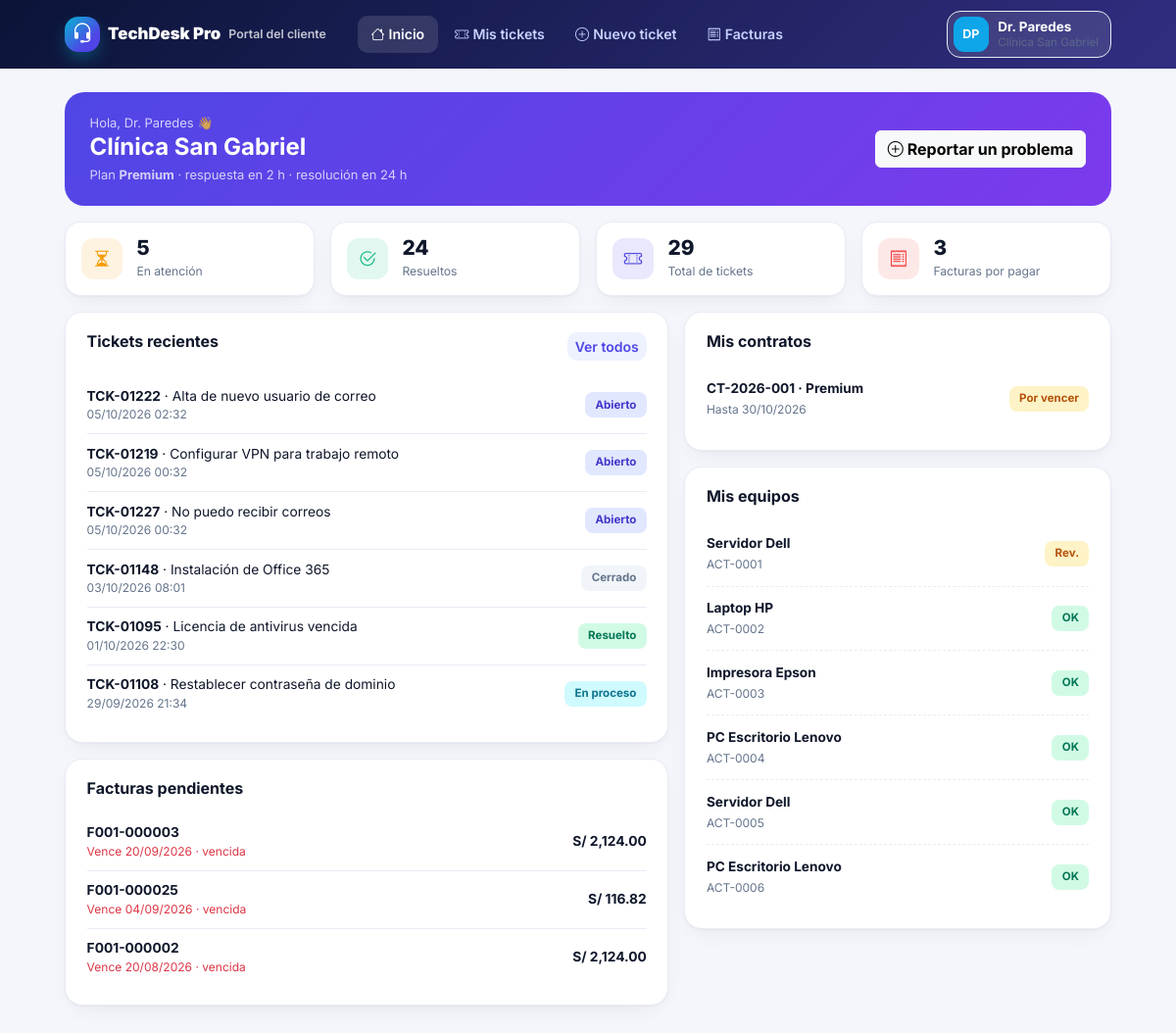
Screenshot of /portal (signed in) with the database file from the repository.
### tables this page shows
CREATE TABLE IF NOT EXISTS `clientes` (
  `id` int unsigned NOT NULL AUTO_INCREMENT,
  `razon_social` varchar(150) NOT NULL,
  `ruc` varchar(15) DEFAULT NULL,
  `rubro` varchar(80) DEFAULT NULL,
  `direccion` varchar(200) DEFAULT NULL,
  `telefono` varchar(25) DEFAULT NULL,
  `email` varchar(120) DEFAULT NULL,
  `contacto` varchar(100) DEFAULT NULL,
  `estado` tinyint(1) NOT NULL DEFAULT '1',
  `created_at` timestamp NULL DEFAULT CURRENT_TIMESTAMP,
  PRIMARY KEY (`id`)
);

CREATE TABLE IF NOT EXISTS `contratos` (
  `id` int unsigned NOT NULL AUTO_INCREMENT,
  `cliente_id` int unsigned NOT NULL,
  `codigo` varchar(20) NOT NULL,
  `plan` enum('Básico','Business','Premium') NOT NULL DEFAULT 'Básico',
  `sla_respuesta_horas` smallint NOT NULL DEFAULT '8',
  `sla_resolucion_horas` smallint NOT NULL DEFAULT '48',
  `fecha_inicio` date NOT NULL,
  `fecha_fin` date NOT NULL,
  `monto_mensual` decimal(10,2) NOT NULL DEFAULT '0.00',
  `estado` enum('vigente','por_vencer','vencido') NOT NULL DEFAULT 'vigente',
  PRIMARY KEY (`id`),
  UNIQUE KEY `codigo` (`codigo`),
  KEY `cliente_id` (`cliente_id`),
  CONSTRAINT `contratos_ibfk_1` FOREIGN KEY (`cliente_id`) REFERENCES `clientes` (`id`)
);

CREATE TABLE IF NOT EXISTS `tickets` (
  `id` int unsigned NOT NULL AUTO_INCREMENT,
  `codigo` varchar(20) NOT NULL,
  `cliente_id` int unsigned NOT NULL,
  `activo_id` int unsigned DEFAULT NULL,
  `categoria_id` tinyint unsigned NOT NULL,
  `asunto` varchar(180) NOT NULL,
  `descripcion` text,
  `prioridad` enum('baja','media','alta','critica') NOT NULL DEFAULT 'media',
  `estado` enum('abierto','en_proceso','pendiente','resuelto','cerrado') NOT NULL DEFAULT 'abierto',
  `canal` enum('web','correo','telefono','whatsapp','presencial') NOT NULL DEFAULT 'web',
  `tecnico_id` int unsigned DEFAULT NULL,
  `creado_por` int unsigned DEFAULT NULL,
  `fecha_limite` datetime DEFAULT NULL,
  `resuelto_at` datetime DEFAULT NULL,
  `created_at` datetime NOT NULL DEFAULT CURRENT_TIMESTAMP,
  `updated_at` datetime NOT NULL DEFAULT CURRENT_TIMESTAMP ON UPDATE CURRENT_TIMESTAMP,
  PRIMARY KEY (`id`),
  UNIQUE KEY `codigo` (`codigo`),
  KEY `idx_estado` (`estado`),
  KEY `idx_created` (`created_at`),
  KEY `cliente_id` (`cliente_id`),
  KEY `categoria_id` (`categoria_id`),
  KEY `tecnico_id` (`tecnico_id`),
  KEY `activo_id` (`activo_id`),
  CONSTRAINT `tickets_ibfk_1` FOREIGN KEY (`cliente_id`) REFERENCES `clientes` (`id`),
  CONSTRAINT `tickets_ibfk_2` FOREIGN KEY (`categoria_id`) REFERENCES `categorias` (`id`),
  CONSTRAINT `tickets_ibfk_3` FOREIGN KEY (`tecnico_id`) REFERENCES `usuarios` (`id`) ON DELETE SET NULL,
  CONSTRAINT `tickets_ibfk_4` FOREIGN KEY (`activo_id`) REFERENCES `activos` (`id`) ON DELETE SET NULL
);

CREATE TABLE IF NOT EXISTS `fac_comprobantes` (
  `id` int unsigned NOT NULL AUTO_INCREMENT,
  `tipo` enum('factura','boleta','recibo') NOT NULL DEFAULT 'factura',
  `serie` varchar(6) NOT NULL,
  `numero` int unsigned NOT NULL,
  `codigo` varchar(20) NOT NULL,
  `cliente_id` int unsigned NOT NULL,
  `concepto` enum('mensualidad','servicio','equipos','otro') NOT NULL DEFAULT 'servicio',
  `contrato_id` int unsigned DEFAULT NULL,
  `orden_id` int unsigned DEFAULT NULL,
  `cotizacion_id` int unsigned DEFAULT NULL,
  `periodo` char(7) DEFAULT NULL,
  `fecha_emision` date NOT NULL,
  `fecha_vencimiento` date NOT NULL,
  `igv_pct` decimal(5,2) NOT NULL DEFAULT '18.00',
  `subtotal` decimal(12,2) NOT NULL DEFAULT '0.00',
  `igv` decimal(12,2) NOT NULL DEFAULT '0.00',
  `total` decimal(12,2) NOT NULL DEFAULT '0.00',
  `pagado` decimal(12,2) NOT NULL DEFAULT '0.00',
  `estado` enum('emitida','pagada','anulada') NOT NULL DEFAULT 'emitida',
  `motivo_anulacion` varchar(200) DEFAULT NULL,
  `notas` varchar(500) DEFAULT NULL,
  `creado_por` int unsigned DEFAULT NULL,
  `created_at` timestamp NULL DEFAULT CURRENT_TIMESTAMP,
  PRIMARY KEY (`id`),
  UNIQUE KEY `codigo` (`codigo`),
  UNIQUE KEY `uq_serie_num` (`serie`,`numero`),
  KEY `idx_fac_cli` (`cliente_id`),
  KEY `idx_fac_est` (`estado`,`fecha_vencimiento`),
  CONSTRAINT `fac_comprobantes_ibfk_1` FOREIGN KEY (`cliente_id`) REFERENCES `clientes` (`id`)
);

CREATE TABLE IF NOT EXISTS `activos` (
  `id` int unsigned NOT NULL AUTO_INCREMENT,
  `cliente_id` int unsigned NOT NULL,
  `codigo` varchar(20) NOT NULL,
  `tipo` varchar(40) NOT NULL,
  `marca` varchar(40) DEFAULT NULL,
  `modelo` varchar(60) DEFAULT NULL,
  `serie` varchar(60) DEFAULT NULL,
  `ubicacion` varchar(100) DEFAULT NULL,
  `fecha_compra` date DEFAULT NULL,
  `garantia_hasta` date DEFAULT NULL,
  `estado` enum('operativo','en_reparacion','baja') NOT NULL DEFAULT 'operativo',
  PRIMARY KEY (`id`),
  UNIQUE KEY `codigo` (`codigo`),
  KEY `cliente_id` (`cliente_id`),
  CONSTRAINT `activos_ibfk_1` FOREIGN KEY (`cliente_id`) REFERENCES `clientes` (`id`)
);

### app/views/portal/index.php (the view)
<?php $sla = null; foreach ($contratos as $ct) if ($ct['estado'] !== 'vencido') { $sla = $ct; break; } ?>
<div class="pt-hero mb-3 d-flex flex-wrap align-items-center gap-3 justify-content-between">
  <div><div class="opacity-75 small">Hola, <?= e($u['nombre']) ?> 👋</div><h2 class="m-0 fw-bold" style="font-size:1.5rem"><?= e($cli['razon_social']) ?></h2>
    <div class="opacity-75 small mt-1"><?= $sla ? 'Plan <b>' . e($sla['plan']) . '</b> · respuesta en ' . (int)$sla['sla_respuesta_horas'] . ' h · resolución en ' . (int)$sla['sla_resolucion_horas'] . ' h' : 'Sin contrato de soporte vigente' ?></div></div>
  <a href="<?= url('portal/nuevo') ?>" class="btn btn-light fw-bold"><i class="bi bi-plus-circle me-1"></i>Reportar un problema</a></div>
<div class="row g-3 mb-3">
  <?php foreach ([['En atención', (int)$k['abiertos'], 'bi-hourglass-split', '#f59e0b', 'portal/tickets?estado=abiertos'], ['Resueltos', (int)$k['resueltos'], 'bi-check2-circle', '#10b981', 'portal/tickets?estado=resueltos'], ['Total de tickets', (int)$k['total'], 'bi-ticket-perforated', '#4f46e5', 'portal/tickets'], ['Facturas por pagar', count($pendientes), 'bi-receipt', '#ef4444', 'portal/facturas']] as $s): ?>
  <div class="col-6 col-lg-3"><a href="<?= url($s[4]) ?>" class="stat-mini text-decoration-none text-reset"><span class="ic" style="background:<?= $s[3] ?>1f;color:<?= $s[3] ?>"><i class="bi <?= $s[2] ?>"></i></span><div><b><?= $s[1] ?></b><span><?= $s[0] ?></span></div></a></div>
  <?php endforeach; ?></div>
<div class="row g-3">
  <div class="col-lg-7"><div class="card-ui mb-3"><div class="card-head"><div><h6>Tickets recientes</h6></div><a href="<?= url('portal/tickets') ?>" class="btn btn-soft btn-sm">Ver todos</a></div>
    <?php foreach ($recientes as $t): ?><a href="<?= url('portal/ticket/' . $t['id']) ?>" class="mini-row"><div><b><?= e($t['codigo']) ?></b> · <?= e(mb_strimwidth($t['asunto'], 0, 48, '…')) ?><small class="d-block text-muted"><?= fdate($t['created_at'], 'd/m/Y H:i') ?></small></div><?= estado_pill($t['estado']) ?></a><?php endforeach; if (!$recientes): ?><p class="text-muted small mb-0">Aún no has reportado tickets.</p><?php endif; ?></div>
    <?php if ($pendientes): ?><div class="card-ui"><div class="card-head"><div><h6>Facturas pendientes</h6></div></div><?php foreach ($pendientes as $f): ?><a href="<?= url('portal/comprobante/' . $f['id']) ?>" target="_blank" class="mini-row"><div><b><?= e($f['codigo']) ?></b><small class="d-block <?= $f['vencida'] ? 'text-danger' : 'text-muted' ?>">Vence <?= fdate($f['fecha_vencimiento']) ?><?= $f['vencida'] ? ' · vencida' : '' ?></small></div><b><?= money($f['saldo']) ?></b></a><?php endforeach; ?></div><?php endif; ?></div>
  <div class="col-lg-5"><div class="card-ui mb-3"><div class="card-head"><div><h6>Mis contratos</h6></div></div>
    <?php foreach ($contratos as $c): ?><div class="alert-row"><div><b><?= e($c['codigo']) ?> · <?= e($c['plan']) ?></b><small>Hasta <?= fdate($c['fecha_fin']) ?></small></div><?= $c['estado'] === 'vencido' ? pill('Vencido', 'danger') : ($c['estado'] === 'por_vencer' ? pill('Por vencer', 'warning') : pill('Vigente', 'success')) ?></div><?php endforeach; if (!$contratos) echo '<p class="text-muted small mb-0">Sin contratos.</p>'; ?></div>
    <div class="card-ui"><div class="card-head"><div><h6>Mis equipos</h6></div></div>
    <?php foreach ($equipos as $a): ?><div class="alert-row"><div><b><?= e($a['tipo'] . ' ' . $a['marca']) ?></b><small><?= e($a['codigo']) ?></small></div><?= $a['estado'] === 'operativo' ? pill('OK', 'success') : pill('Rev.', 'warning') ?></div><?php endforeach; if (!$equipos) echo '<p class="text-muted small mb-0">Sin equipos registrados.</p>'; ?></div></div></div>

### core/helpers.php (shortened to what the rows shown need)
<?php
function e($v): string { return htmlspecialchars((string)$v, ENT_QUOTES, 'UTF-8'); }
function url(string $p = ''): string { return BASE_URL . '/' . ltrim($p, '/'); }
function asset(string $p): string { return BASE_URL . '/assets/' . ltrim($p, '/'); }
function iniciales(string $n): string {
    $p = preg_split('/\s+/', trim($n)); $i = mb_substr($p[0] ?? '', 0, 1);
    if (count($p) > 1) $i .= mb_substr(end($p), 0, 1);
    return mb_strtoupper($i);
}
function pill(string $text, string $class = 'muted'): string { return '<span class="pill pill-' . e($class) . '">' . e($text) . '</span>'; }
function fdate($d, ?string $fmt = null): string { return $d ? date($fmt ?? cfg('formato_fecha', 'd/m/Y'), strtotime($d)) : '—'; }
function fmt_cfg(): array
{
    static $f = null;
    if ($f === null) {
        $dm = cfg('sep_decimal', '.'); $mi = cfg('sep_miles', ',');
        $f = ['simbolo' => cfg('moneda_simbolo', 'S/'), 'codigo' => cfg('moneda_codigo', 'PEN'), 'pos' => cfg('moneda_pos', 'antes'), 'espacio' => cfg('moneda_espacio', '1') === '1',
              'dec' => max(0, min(4, (int)cfg('moneda_decimales', '2'))), 'sd' => $dm, 'sm' => $mi];
    }
    return $f;
}
function num($n, ?int $dec = null): string { $f = fmt_cfg(); return number_format((float)$n, $dec ?? $f['dec'], $f['sd'], $f['sm']); }
function money($n, ?int $dec = null): string
{
    $f = fmt_cfg(); $v = num($n, $dec); $sp = $f['espacio'] ? "\u{00A0}" : '';
    return $f['pos'] === 'despues' ? $v . $sp . $f['simbolo'] : $f['simbolo'] . $sp . $v;
}
function logo_url(): ?string { return cfg('empresa_logo_ver') !== '' ? url('empresa/logo?v=' . cfg('empresa_logo_ver')) : null; }
function brand_mark(string $style = ''): string
{
    $l = logo_url();
    return '<span class="brand-mark' . ($l ? ' has-logo' : '') . '"' . ($style ? ' style="' . $style . '"' : '') . '>' . ($l ? '<img src="' . e($l) . '" alt="">' : '<i class="bi bi-headset"></i>') . '</span>';
}
function empresa_nombre(): string { return cfg('empresa_nombre', APP_NAME); }
function estado_pill(string $e): string {
    $c = ['abierto' => 'soft-primary', 'en_proceso' => 'soft-info', 'pendiente' => 'soft-warning', 'resuelto' => 'success', 'cerrado' => 'muted'][$e] ?? 'muted';
    return pill(ESTADOS_TK[$e] ?? $e, $c);
}
function cfg(string $clave, $defecto = '')
{
    static $c = null;
    if ($c === null) {
        try { $c = array_column(Database::conn()->query('SELECT clave, valor FROM configuracion WHERE clave <> \'empresa_logo_data\'')->fetchAll(PDO::FETCH_NUM), 1, 0); }
        catch (Throwable $e) { $c = []; }
    }
    return isset($c[$clave]) && $c[$clave] !== '' ? $c[$clave] : $defecto;
}
function EmpresaController_colores(string $k): ?array
{
    $m = ['azul' => ['#2563eb', '#3b82f6'], 'cian' => ['#0891b2', '#06b6d4'], 'esmeralda' => ['#059669', '#10b981'], 'violeta' => ['#7c3aed', '#8b5cf6'], 'rosa' => ['#e11d48', '#f43f5e'], 'naranja' => ['#ea580c', '#f97316'], 'pizarra' => ['#334155', '#475569']];
    return $m[$k] ?? null;
}
function brand_css(): string
{
    $c = EmpresaController_colores(cfg('color_marca', 'indigo')); if (!$c) return '';
    return '<style>:root{--brand:' . $c[0] . ';--brand-2:' . $c[1] . ';--brand-soft:color-mix(in srgb,' . $c[0] . ' 11%,transparent)}[data-theme=dark]{--brand-soft:color-mix(in srgb,' . $c[1] . ' 18%,transparent)}</style>';
}

### app/views/layouts/portal.php (shortened to what the rows shown need)
<!doctype html>
<html lang="es"><head><meta charset="utf-8"><meta name="viewport" content="width=device-width, initial-scale=1">
<link href="https://cdn.jsdelivr.net/npm/bootstrap@5.3.3/dist/css/bootstrap.min.css" rel="stylesheet">
<link href="https://cdn.jsdelivr.net/npm/bootstrap-icons@1.11.3/font/bootstrap-icons.min.css" rel="stylesheet">
<link href="<?= asset('css/app.css') ?>" rel="stylesheet">
</head><body style="background:var(--bg)">
<?php $act = strtolower(explode('/', trim($_GET['url'] ?? 'portal', '/'))[1] ?? 'index'); $nav = ['index' => ['Inicio', 'bi-house'], 'tickets' => ['Mis tickets', 'bi-ticket-perforated'], 'nuevo' => ['Nuevo ticket', 'bi-plus-circle'], 'facturas' => ['Facturas', 'bi-receipt']]; ?>
<header class="pt-nav"><div class="pt-wrap d-flex align-items-center gap-3 flex-wrap" style="padding-top:.7rem;padding-bottom:.7rem">
  <a href="<?= url('portal') ?>" class="d-flex align-items-center gap-2 text-white p-0"><?= brand_mark("width:36px;height:36px") ?><b style="font-size:1.05rem"><?= e(empresa_nombre()) ?></b><small class="opacity-75 d-none d-sm-inline">Portal del cliente</small></a>
  <nav class="d-flex gap-1 flex-wrap ms-md-3"><?php foreach ($nav as $k => $n): $href = $k === 'index' ? 'portal' : 'portal/' . $k; ?><a href="<?= url($href) ?>" class="<?= $act === $k || ($k === 'index' && $act === '') ? 'on' : '' ?>"><i class="bi <?= $n[1] ?> me-1"></i><?= $n[0] ?></a><?php endforeach; ?></nav>
  <div class="ms-auto dropdown"><button class="user-btn" data-bs-toggle="dropdown" style="background:#ffffff1a;color:#fff"><span class="avatar" style="background:<?= e($u['color']) ?>"><?= e(iniciales($u['nombre'])) ?></span><span class="d-none d-md-block text-start lh-sm"><b><?= e($u['nombre']) ?></b><small class="d-block opacity-75"><?= e($cli['razon_social']) ?></small></span></button>
    </div>
</div></header>
<main class="pt-wrap"><?= $content ?></main>
</body></html>

### rows the page displays
clientes: razon_social "Clínica San Gabriel"
contratos: plan "Premium", sla_respuesta_horas "2", sla_resolucion_horas "24", codigo "CT-2026-001", fecha_fin "30/10/2026", text "Por vencer"
tickets: codigo "TCK-01222", asunto "Alta de nuevo usuario de correo", created_at "05/10/2026 02:32", text "Abierto"
tickets: codigo "TCK-01219", asunto "Configurar VPN para trabajo remoto", created_at "05/10/2026 00:32", text "Abierto"
tickets: codigo "TCK-01227", asunto "No puedo recibir correos", created_at "05/10/2026 00:32", text "Abierto"
tickets: codigo "TCK-01148", asunto "Instalación de Office 365", created_at "03/10/2026 08:01", text "Cerrado"
tickets: codigo "TCK-01095", asunto "Licencia de antivirus vencida", created_at "01/10/2026 22:30", text "Resuelto"
tickets: codigo "TCK-01108", asunto "Restablecer contraseña de dominio", created_at "29/09/2026 21:34", text "En proceso"
fac_comprobantes: codigo "F001-000003", fecha_vencimiento "20/09/2026", saldo "S/ 2,124.00"
fac_comprobantes: codigo "F001-000025", fecha_vencimiento "04/09/2026", saldo "S/ 116.82"
fac_comprobantes: codigo "F001-000002", fecha_vencimiento "20/08/2026", saldo "S/ 2,124.00"
activos: tipo+marca "Servidor Dell", codigo "ACT-0001", text "Rev."
activos: tipo+marca "Laptop HP", codigo "ACT-0002", text "OK"
activos: tipo+marca "Impresora Epson", codigo "ACT-0003", text "OK"
activos: tipo+marca "PC Escritorio Lenovo", codigo "ACT-0004", text "OK"
activos: tipo+marca "Servidor Dell", codigo "ACT-0005", text "OK"
activos: tipo+marca "PC Escritorio Lenovo", codigo "ACT-0006", text "OK"

### other values shown
empresa_nombre() "TechDesk Pro"
$n[0] "Inicio"
$n[0] "Mis tickets"
$n[0] "Nuevo ticket"
$n[0] "Facturas"
iniciales($u['nombre']) "DP"
$u['nombre'] "Dr. Paredes"
$s[1] "5"
$s[0] "En atención"
$s[1] "24"
$s[0] "Resueltos"
$s[1] "29"
$s[0] "Total de tickets"
$s[1] "3"
$s[0] "Facturas por pagar"
